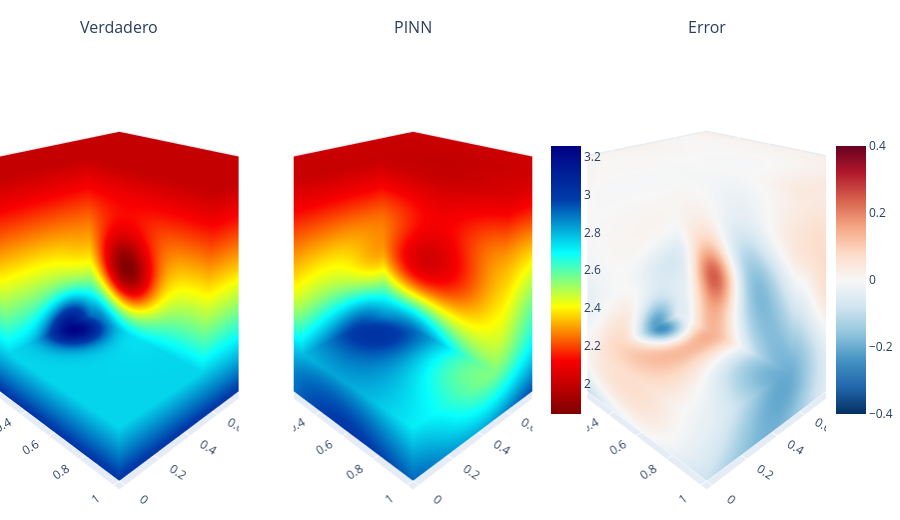

The notebook cell saved with this chart:
### Markdown cell above
## 6. Bloque 3D interactivo

Cubo con una esquina recortada: la cara vertical $y = 0.5$ atraviesa la anomalía lenta y el piso $z = 0.75$ muestra
la anomalía rápida. Se puede rotar con el ratón.

> GitHub no muestra gráficos interactivos al ver el cuaderno; para eso ejecútalo en Jupyter / VS Code / Colab
> o mira el sitio web.

### Code cell
import plotly.io as pio
pio.renderers.default = "plotly_mimetype+notebook_connected"  # Jupyter, VS Code y Colab
import plotly.graph_objects as go
from plotly.subplots import make_subplots
from scipy.interpolate import RegularGridInterpolator
from plot_block_3d import block_faces

CUT = (0.30, 0.50, 0.75)
panels = [("Verdadero", v_true, "Jet_r", v_true.min(), v_true.max()),
          ("PINN", v_inv, "Jet_r", v_true.min(), v_true.max()),
          ("Error", v_inv - v_true, "RdBu_r", -0.4, 0.4)]
fig = make_subplots(rows=1, cols=3, specs=[[{"type": "scene"}] * 3], subplot_titles=[p[0] for p in panels])
for k, (_, v, cs, lo, hi) in enumerate(panels):
    interp = RegularGridInterpolator((ax_km, ax_km, ax_km), v)
    for j, (x, y, z, c) in enumerate(block_faces(interp, CUT, n=41)):
        fig.add_trace(go.Surface(x=x, y=y, z=z, surfacecolor=c, colorscale=cs, cmin=lo, cmax=hi,
                                 showscale=(j == 0 and k > 0), lighting=dict(ambient=1, diffuse=0, specular=0),
                                 colorbar=dict(len=0.6, x=0.655 if k == 1 else 1.0)), row=1, col=k + 1)
scene = dict(zaxis=dict(range=[1, 0], title="z (km)"), xaxis_title="x (km)", yaxis_title="y (km)",
             aspectmode="cube", camera=dict(eye=dict(x=1.6, y=-1.6, z=1.1)))
fig.update_layout(scene=scene, scene2=scene, scene3=scene, height=520, margin=dict(l=0, r=0, t=40, b=0))
fig.show()

### Figure 1 — Plotly figure (JSON) as saved in the notebook; plotly's stock layout.template omitted (floating-point values rounded to 4 significant figures; data arrays with more than 128 entries replaced by an {"elided": "..."} marker saying what was removed)
{"data": [{"cmax": 3.258, "cmin": 1.838, "colorbar": {"len": 0.6, "x": 1.0}, "colorscale": [[0.0, "rgb(128,0,0)"], [0.2, "rgb(250,0,0)"], [0.4, "rgb(255,255,0)"], [0.6, "rgb(5,255,255)"], [0.8, "rgb(0,60,170)"], [1.0, "rgb(0,0,131)"]], "lighting": {"ambient": 1, "diffuse": 0, "specular": 0}, "scene": "scene", "showscale": false, "surfacecolor": {"elided": "42x13 float values"}, "type": "surface", "x": {"elided": "42x13 float values"}, "y": {"elided": "42x13 float values"}, "z": {"elided": "42x13 float values"}}, {"cmax": 3.258, "cmin": 1.838, "colorbar": {"len": 0.6, "x": 1.0}, "colorscale": [[0.0, "rgb(128,0,0)"], [0.2, "rgb(250,0,0)"], [0.4, "rgb(255,255,0)"], [0.6, "rgb(5,255,255)"], [0.8, "rgb(0,60,170)"], [1.0, "rgb(0,0,131)"]], "lighting": {"ambient": 1, "diffuse": 0, "specular": 0}, "scene": "scene", "showscale": false, "surfacecolor": {"elided": "21x30 float values"}, "type": "surface", "x": {"elided": "21x30 float values"}, "y": {"elided": "21x30 float values"}, "z": {"elided": "21x30 float values"}}, {"cmax": 3.258, "cmin": 1.838, "colorbar": {"len": 0.6, "x": 1.0}, "colorscale": [[0.0, "rgb(128,0,0)"], [0.2, "rgb(250,0,0)"], [0.4, "rgb(255,255,0)"], [0.6, "rgb(5,255,255)"], [0.8, "rgb(0,60,170)"], [1.0, "rgb(0,0,131)"]], "lighting": {"ambient": 1, "diffuse": 0, "specular": 0}, "scene": "scene", "showscale": false, "surfacecolor": {"elided": "42x13 float values"}, "type": "surface", "x": {"elided": "42x13 float values"}, "y": {"elided": "42x13 float values"}, "z": {"elided": "42x13 float values"}}, {"cmax": 3.258, "cmin": 1.838, "colorbar": {"len": 0.6, "x": 1.0}, "colorscale": [[0.0, "rgb(128,0,0)"], [0.2, "rgb(250,0,0)"], [0.4, "rgb(255,255,0)"], [0.6, "rgb(5,255,255)"], [0.8, "rgb(0,60,170)"], [1.0, "rgb(0,0,131)"]], "lighting": {"ambient": 1, "diffuse": 0, "specular": 0}, "scene": "scene", "showscale": false, "surfacecolor": {"elided": "11x30 float values"}, "type": "surface", "x": {"elided": "11x30 float values"}, "y": {"elided": "11x30 float values"}, "z": {"elided": "11x30 float values"}}, {"cmax": 3.258, "cmin": 1.838, "colorbar": {"len": 0.6, "x": 1.0}, "colorscale": [[0.0, "rgb(128,0,0)"], [0.2, "rgb(250,0,0)"], [0.4, "rgb(255,255,0)"], [0.6, "rgb(5,255,255)"], [0.8, "rgb(0,60,170)"], [1.0, "rgb(0,0,131)"]], "lighting": {"ambient": 1, "diffuse": 0, "specular": 0}, "scene": "scene", "showscale": false, "surfacecolor": {"elided": "42x21 float values"}, "type": "surface", "x": {"elided": "42x21 float values"}, "y": {"elided": "42x21 float values"}, "z": {"elided": "42x21 float values"}}, {"cmax": 3.258, "cmin": 1.838, "colorbar": {"len": 0.6, "x": 1.0}, "colorscale": [[0.0, "rgb(128,0,0)"], [0.2, "rgb(250,0,0)"], [0.4, "rgb(255,255,0)"], [0.6, "rgb(5,255,255)"], [0.8, "rgb(0,60,170)"], [1.0, "rgb(0,0,131)"]], "lighting": {"ambient": 1, "diffuse": 0, "specular": 0}, "scene": "scene", "showscale": false, "surfacecolor": {"elided": "11x21 float values"}, "type": "surface", "x": {"elided": "11x21 float values"}, "y": {"elided": "11x21 float values"}, "z": {"elided": "11x21 float values"}}, {"cmax": 3.258, "cmin": 1.838, "colorbar": {"len": 0.6, "x": 1.0}, "colorscale": [[0.0, "rgb(128,0,0)"], [0.2, "rgb(250,0,0)"], [0.4, "rgb(255,255,0)"], [0.6, "rgb(5,255,255)"], [0.8, "rgb(0,60,170)"], [1.0, "rgb(0,0,131)"]], "lighting": {"ambient": 1, "diffuse": 0, "specular": 0}, "scene": "scene", "showscale": false, "surfacecolor": {"elided": "42x42 float values"}, "type": "surface", "x": {"elided": "42x42 float values"}, "y": {"elided": "42x42 float values"}, "z": {"elided": "42x42 float values"}}, {"cmax": 3.258, "cmin": 1.838, "colorbar": {"len": 0.6, "x": 1.0}, "colorscale": [[0.0, "rgb(128,0,0)"], [0.2, "rgb(250,0,0)"], [0.4, "rgb(255,255,0)"], [0.6, "rgb(5,255,255)"], [0.8, "rgb(0,60,170)"], [1.0, "rgb(0,0,131)"]], "lighting": {"ambient": 1, "diffuse": 0, "specular": 0}, "scene": "scene", "showscale": false, "surfacecolor": {"elided": "42x42 float values"}, "type": "surface", "x": {"elided": "42x42 float values"}, "y": {"elided": "42x42 float values"}, "z": {"elided": "42x42 float values"}}, {"cmax": 3.258, "cmin": 1.838, "colorbar": {"len": 0.6, "x": 1.0}, "colorscale": [[0.0, "rgb(128,0,0)"], [0.2, "rgb(250,0,0)"], [0.4, "rgb(255,255,0)"], [0.6, "rgb(5,255,255)"], [0.8, "rgb(0,60,170)"], [1.0, "rgb(0,0,131)"]], "lighting": {"ambient": 1, "diffuse": 0, "specular": 0}, "scene": "scene", "showscale": false, "surfacecolor": {"elided": "42x42 float values"}, "type": "surface", "x": {"elided": "42x42 float values"}, "y": {"elided": "42x42 float values"}, "z": {"elided": "42x42 float values"}}, {"cmax": 3.258, "cmin": 1.838, "colorbar": {"len": 0.6, "x": 1.0}, "colorscale": [[0.0, "rgb(128,0,0)"], [0.2, "rgb(250,0,0)"], [0.4, "rgb(255,255,0)"], [0.6, "rgb(5,255,255)"], [0.8, "rgb(0,60,170)"], [1.0, "rgb(0,0,131)"]], "lighting": {"ambient": 1, "diffuse": 0, "specular": 0}, "scene": "scene", "showscale": false, "surfacecolor": {"elided": "21x30 float values"}, "type": "surface", "x": {"elided": "21x30 float values"}, "y": {"elided": "21x30 float values"}, "z": {"elided": "21x30 float values"}}, {"cmax": 3.258, "cmin": 1.838, "colorbar": {"len": 0.6, "x": 1.0}, "colorscale": [[0.0, "rgb(128,0,0)"], [0.2, "rgb(250,0,0)"], [0.4, "rgb(255,255,0)"], [0.6, "rgb(5,255,255)"], [0.8, "rgb(0,60,170)"], [1.0, "rgb(0,0,131)"]], "lighting": {"ambient": 1, "diffuse": 0, "specular": 0}, "scene": "scene", "showscale": false, "surfacecolor": {"elided": "32x21 float values"}, "type": "surface", "x": {"elided": "32x21 float values"}, "y": {"elided": "32x21 float values"}, "z": {"elided": "32x21 float values"}}, {"cmax": 3.258, "cmin": 1.838, "colorbar": {"len": 0.6, "x": 1.0}, "colorscale": [[0.0, "rgb(128,0,0)"], [0.2, "rgb(250,0,0)"], [0.4, "rgb(255,255,0)"], [0.6, "rgb(5,255,255)"], [0.8, "rgb(0,60,170)"], [1.0, "rgb(0,0,131)"]], "lighting": {"ambient": 1, "diffuse": 0, "specular": 0}, "scene": "scene", "showscale": false, "surfacecolor": {"elided": "32x30 float values"}, "type": "surface", "x": {"elided": "32x30 float values"}, "y": {"elided": "32x30 float values"}, "z": {"elided": "32x30 float values"}}, {"cmax": 3.258, "cmin": 1.838, "colorbar": {"len": 0.6, "x": 0.655}, "colorscale": [[0.0, "rgb(128,0,0)"], [0.2, "rgb(250,0,0)"], [0.4, "rgb(255,255,0)"], [0.6, "rgb(5,255,255)"], [0.8, "rgb(0,60,170)"], [1.0, "rgb(0,0,131)"]], "lighting": {"ambient": 1, "diffuse": 0, "specular": 0}, "scene": "scene2", "showscale": true, "surfacecolor": {"elided": "42x13 float values"}, "type": "surface", "x": {"elided": "42x13 float values"}, "y": {"elided": "42x13 float values"}, "z": {"elided": "42x13 float values"}}, {"cmax": 3.258, "cmin": 1.838, "colorbar": {"len": 0.6, "x": 0.655}, "colorscale": [[0.0, "rgb(128,0,0)"], [0.2, "rgb(250,0,0)"], [0.4, "rgb(255,255,0)"], [0.6, "rgb(5,255,255)"], [0.8, "rgb(0,60,170)"], [1.0, "rgb(0,0,131)"]], "lighting": {"ambient": 1, "diffuse": 0, "specular": 0}, "scene": "scene2", "showscale": false, "surfacecolor": {"elided": "21x30 float values"}, "type": "surface", "x": {"elided": "21x30 float values"}, "y": {"elided": "21x30 float values"}, "z": {"elided": "21x30 float values"}}, {"cmax": 3.258, "cmin": 1.838, "colorbar": {"len": 0.6, "x": 0.655}, "colorscale": [[0.0, "rgb(128,0,0)"], [0.2, "rgb(250,0,0)"], [0.4, "rgb(255,255,0)"], [0.6, "rgb(5,255,255)"], [0.8, "rgb(0,60,170)"], [1.0, "rgb(0,0,131)"]], "lighting": {"ambient": 1, "diffuse": 0, "specular": 0}, "scene": "scene2", "showscale": false, "surfacecolor": {"elided": "42x13 float values"}, "type": "surface", "x": {"elided": "42x13 float values"}, "y": {"elided": "42x13 float values"}, "z": {"elided": "42x13 float values"}}, {"cmax": 3.258, "cmin": 1.838, "colorbar": {"len": 0.6, "x": 0.655}, "colorscale": [[0.0, "rgb(128,0,0)"], [0.2, "rgb(250,0,0)"], [0.4, "rgb(255,255,0)"], [0.6, "rgb(5,255,255)"], [0.8, "rgb(0,60,170)"], [1.0, "rgb(0,0,131)"]], "lighting": {"ambient": 1, "diffuse": 0, "specular": 0}, "scene": "scene2", "showscale": false, "surfacecolor": {"elided": "11x30 float values"}, "type": "surface", "x": {"elided": "11x30 float values"}, "y": {"elided": "11x30 float values"}, "z": {"elided": "11x30 float values"}}, {"cmax": 3.258, "cmin": 1.838, "colorbar": {"len": 0.6, "x": 0.655}, "colorscale": [[0.0, "rgb(128,0,0)"], [0.2, "rgb(250,0,0)"], [0.4, "rgb(255,255,0)"], [0.6, "rgb(5,255,255)"], [0.8, "rgb(0,60,170)"], [1.0, "rgb(0,0,131)"]], "lighting": {"ambient": 1, "diffuse": 0, "specular": 0}, "scene": "scene2", "showscale": false, "surfacecolor": {"elided": "42x21 float values"}, "type": "surface", "x": {"elided": "42x21 float values"}, "y": {"elided": "42x21 float values"}, "z": {"elided": "42x21 float values"}}, {"cmax": 3.258, "cmin": 1.838, "colorbar": {"len": 0.6, "x": 0.655}, "colorscale": [[0.0, "rgb(128,0,0)"], [0.2, "rgb(250,0,0)"], [0.4, "rgb(255,255,0)"], [0.6, "rgb(5,255,255)"], [0.8, "rgb(0,60,170)"], [1.0, "rgb(0,0,131)"]], "lighting": {"ambient": 1, "diffuse": 0, "specular": 0}, "scene": "scene2", "showscale": false, "surfacecolor": {"elided": "11x21 float values"}, "type": "surface", "x": {"elided": "11x21 float values"}, "y": {"elided": "11x21 float values"}, "z": {"elided": "11x21 float values"}}, {"cmax": 3.258, "cmin": 1.838, "colorbar": {"len": 0.6, "x": 0.655}, "colorscale": [[0.0, "rgb(128,0,0)"], [0.2, "rgb(250,0,0)"], [0.4, "rgb(255,255,0)"], [0.6, "rgb(5,255,255)"], [0.8, "rgb(0,60,170)"], [1.0, "rgb(0,0,131)"]], "lighting": {"ambient": 1, "diffuse": 0, "specular": 0}, "scene": "scene2", "showscale": false, "surfacecolor": {"elided": "42x42 float values"}, "type": "surface", "x": {"elided": "42x42 float values"}, "y": {"elided": "42x42 float values"}, "z": {"elided": "42x42 float values"}}, {"cmax": 3.258, "cmin": 1.838, "colorbar": {"len": 0.6, "x": 0.655}, "colorscale": [[0.0, "rgb(128,0,0)"], [0.2, "rgb(250,0,0)"], [0.4, "rgb(255,255,0)"], [0.6, "rgb(5,255,255)"], [0.8, "rgb(0,60,170)"], [1.0, "rgb(0,0,131)"]], "lighting": {"ambient": 1, "diffuse": 0, "specular": 0}, "scene": "scene2", "showscale": false, "surfacecolor": {"elided": "42x42 float values"}, "type": "surface", "x": {"elided": "42x42 float values"}, "y": {"elided": "42x42 float values"}, "z": {"elided": "42x42 float values"}}, {"cmax": 3.258, "cmin": 1.838, "colorbar": {"len": 0.6, "x": 0.655}, "colorscale": [[0.0, "rgb(128,0,0)"], [0.2, "rgb(250,0,0)"], [0.4, "rgb(255,255,0)"], [0.6, "rgb(5,255,255)"], [0.8, "rgb(0,60,170)"], [1.0, "rgb(0,0,131)"]], "lighting": {"ambient": 1, "diffuse": 0, "specular": 0}, "scene": "scene2", "showscale": false, "surfacecolor": {"elided": "42x42 float values"}, "type": "surface", "x": {"elided": "42x42 float values"}, "y": {"elided": "42x42 float values"}, "z": {"elided": "42x42 float values"}}, {"cmax": 3.258, "cmin": 1.838, "colorbar": {"len": 0.6, "x": 0.655}, "colorscale": [[0.0, "rgb(128,0,0)"], [0.2, "rgb(250,0,0)"], [0.4, "rgb(255,255,0)"], [0.6, "rgb(5,255,255)"], [0.8, "rgb(0,60,170)"], [1.0, "rgb(0,0,131)"]], "lighting": {"ambient": 1, "diffuse": 0, "specular": 0}, "scene": "scene2", "showscale": false, "surfacecolor": {"elided": "21x30 float values"}, "type": "surface", "x": {"elided": "21x30 float values"}, "y": {"elided": "21x30 float values"}, "z": {"elided": "21x30 float values"}}, {"cmax": 3.258, "cmin": 1.838, "colorbar": {"len": 0.6, "x": 0.655}, "colorscale": [[0.0, "rgb(128,0,0)"], [0.2, "rgb(250,0,0)"], [0.4, "rgb(255,255,0)"], [0.6, "rgb(5,255,255)"], [0.8, "rgb(0,60,170)"], [1.0, "rgb(0,0,131)"]], "lighting": {"ambient": 1, "diffuse": 0, "specular": 0}, "scene": "scene2", "showscale": false, "surfacecolor": {"elided": "32x21 float values"}, "type": "surface", "x": {"elided": "32x21 float values"}, "y": {"elided": "32x21 float values"}, "z": {"elided": "32x21 float values"}}, {"cmax": 3.258, "cmin": 1.838, "colorbar": {"len": 0.6, "x": 0.655}, "colorscale": [[0.0, "rgb(128,0,0)"], [0.2, "rgb(250,0,0)"], [0.4, "rgb(255,255,0)"], [0.6, "rgb(5,255,255)"], [0.8, "rgb(0,60,170)"], [1.0, "rgb(0,0,131)"]], "lighting": {"ambient": 1, "diffuse": 0, "specular": 0}, "scene": "scene2", "showscale": false, "surfacecolor": {"elided": "32x30 float values"}, "type": "surface", "x": {"elided": "32x30 float values"}, "y": {"elided": "32x30 float values"}, "z": {"elided": "32x30 float values"}}, {"cmax": 0.4, "cmin": -0.4, "colorbar": {"len": 0.6, "x": 1.0}, "colorscale": [[0.0, "rgb(5,48,97)"], [0.1, "rgb(33,102,172)"], [0.2, "rgb(67,147,195)"], [0.3, "rgb(146,197,222)"], [0.4, "rgb(209,229,240)"], [0.5, "rgb(247,247,247)"], [0.6, "rgb(253,219,199)"], [0.7, "rgb(244,165,130)"], [0.8, "rgb(214,96,77)"], [0.9, "rgb(178,24,43)"], [1.0, "rgb(103,0,31)"]], "lighting": {"ambient": 1, "diffuse": 0, "specular": 0}, "scene": "scene3", "showscale": true, "surfacecolor": {"elided": "42x13 float values"}, "type": "surface", "x": {"elided": "42x13 float values"}, "y": {"elided": "42x13 float values"}, "z": {"elided": "42x13 float values"}}, {"cmax": 0.4, "cmin": -0.4, "colorbar": {"len": 0.6, "x": 1.0}, "colorscale": [[0.0, "rgb(5,48,97)"], [0.1, "rgb(33,102,172)"], [0.2, "rgb(67,147,195)"], [0.3, "rgb(146,197,222)"], [0.4, "rgb(209,229,240)"], [0.5, "rgb(247,247,247)"], [0.6, "rgb(253,219,199)"], [0.7, "rgb(244,165,130)"], [0.8, "rgb(214,96,77)"], [0.9, "rgb(178,24,43)"], [1.0, "rgb(103,0,31)"]], "lighting": {"ambient": 1, "diffuse": 0, "specular": 0}, "scene": "scene3", "showscale": false, "surfacecolor": {"elided": "21x30 float values"}, "type": "surface", "x": {"elided": "21x30 float values"}, "y": {"elided": "21x30 float values"}, "z": {"elided": "21x30 float values"}}, {"cmax": 0.4, "cmin": -0.4, "colorbar": {"len": 0.6, "x": 1.0}, "colorscale": [[0.0, "rgb(5,48,97)"], [0.1, "rgb(33,102,172)"], [0.2, "rgb(67,147,195)"], [0.3, "rgb(146,197,222)"], [0.4, "rgb(209,229,240)"], [0.5, "rgb(247,247,247)"], [0.6, "rgb(253,219,199)"], [0.7, "rgb(244,165,130)"], [0.8, "rgb(214,96,77)"], [0.9, "rgb(178,24,43)"], [1.0, "rgb(103,0,31)"]], "lighting": {"ambient": 1, "diffuse": 0, "specular": 0}, "scene": "scene3", "showscale": false, "surfacecolor": {"elided": "42x13 float values"}, "type": "surface", "x": {"elided": "42x13 float values"}, "y": {"elided": "42x13 float values"}, "z": {"elided": "42x13 float values"}}, {"cmax": 0.4, "cmin": -0.4, "colorbar": {"len": 0.6, "x": 1.0}, "colorscale": [[0.0, "rgb(5,48,97)"], [0.1, "rgb(33,102,172)"], [0.2, "rgb(67,147,195)"], [0.3, "rgb(146,197,222)"], [0.4, "rgb(209,229,240)"], [0.5, "rgb(247,247,247)"], [0.6, "rgb(253,219,199)"], [0.7, "rgb(244,165,130)"], [0.8, "rgb(214,96,77)"], [0.9, "rgb(178,24,43)"], [1.0, "rgb(103,0,31)"]], "lighting": {"ambient": 1, "diffuse": 0, "specular": 0}, "scene": "scene3", "showscale": false, "surfacecolor": {"elided": "11x30 float values"}, "type": "surface", "x": {"elided": "11x30 float values"}, "y": {"elided": "11x30 float values"}, "z": {"elided": "11x30 float values"}}, {"cmax": 0.4, "cmin": -0.4, "colorbar": {"len": 0.6, "x": 1.0}, "colorscale": [[0.0, "rgb(5,48,97)"], [0.1, "rgb(33,102,172)"], [0.2, "rgb(67,147,195)"], [0.3, "rgb(146,197,222)"], [0.4, "rgb(209,229,240)"], [0.5, "rgb(247,247,247)"], [0.6, "rgb(253,219,199)"], [0.7, "rgb(244,165,130)"], [0.8, "rgb(214,96,77)"], [0.9, "rgb(178,24,43)"], [1.0, "rgb(103,0,31)"]], "lighting": {"ambient": 1, "diffuse": 0, "specular": 0}, "scene": "scene3", "showscale": false, "surfacecolor": {"elided": "42x21 float values"}, "type": "surface", "x": {"elided": "42x21 float values"}, "y": {"elided": "42x21 float values"}, "z": {"elided": "42x21 float values"}}, {"cmax": 0.4, "cmin": -0.4, "colorbar": {"len": 0.6, "x": 1.0}, "colorscale": [[0.0, "rgb(5,48,97)"], [0.1, "rgb(33,102,172)"], [0.2, "rgb(67,147,195)"], [0.3, "rgb(146,197,222)"], [0.4, "rgb(209,229,240)"], [0.5, "rgb(247,247,247)"], [0.6, "rgb(253,219,199)"], [0.7, "rgb(244,165,130)"], [0.8, "rgb(214,96,77)"], [0.9, "rgb(178,24,43)"], [1.0, "rgb(103,0,31)"]], "lighting": {"ambient": 1, "diffuse": 0, "specular": 0}, "scene": "scene3", "showscale": false, "surfacecolor": {"elided": "11x21 float values"}, "type": "surface", "x": {"elided": "11x21 float values"}, "y": {"elided": "11x21 float values"}, "z": {"elided": "11x21 float values"}}, {"cmax": 0.4, "cmin": -0.4, "colorbar": {"len": 0.6, "x": 1.0}, "colorscale": [[0.0, "rgb(5,48,97)"], [0.1, "rgb(33,102,172)"], [0.2, "rgb(67,147,195)"], [0.3, "rgb(146,197,222)"], [0.4, "rgb(209,229,240)"], [0.5, "rgb(247,247,247)"], [0.6, "rgb(253,219,199)"], [0.7, "rgb(244,165,130)"], [0.8, "rgb(214,96,77)"], [0.9, "rgb(178,24,43)"], [1.0, "rgb(103,0,31)"]], "lighting": {"ambient": 1, "diffuse": 0, "specular": 0}, "scene": "scene3", "showscale": false, "surfacecolor": {"elided": "42x42 float values"}, "type": "surface", "x": {"elided": "42x42 float values"}, "y": {"elided": "42x42 float values"}, "z": {"elided": "42x42 float values"}}, {"cmax": 0.4, "cmin": -0.4, "colorbar": {"len": 0.6, "x": 1.0}, "colorscale": [[0.0, "rgb(5,48,97)"], [0.1, "rgb(33,102,172)"], [0.2, "rgb(67,147,195)"], [0.3, "rgb(146,197,222)"], [0.4, "rgb(209,229,240)"], [0.5, "rgb(247,247,247)"], [0.6, "rgb(253,219,199)"], [0.7, "rgb(244,165,130)"], [0.8, "rgb(214,96,77)"], [0.9, "rgb(178,24,43)"], [1.0, "rgb(103,0,31)"]], "lighting": {"ambient": 1, "diffuse": 0, "specular": 0}, "scene": "scene3", "showscale": false, "surfacecolor": {"elided": "42x42 float values"}, "type": "surface", "x": {"elided": "42x42 float values"}, "y": {"elided": "42x42 float values"}, "z": {"elided": "42x42 float values"}}, {"cmax": 0.4, "cmin": -0.4, "colorbar": {"len": 0.6, "x": 1.0}, "colorscale": [[0.0, "rgb(5,48,97)"], [0.1, "rgb(33,102,172)"], [0.2, "rgb(67,147,195)"], [0.3, "rgb(146,197,222)"], [0.4, "rgb(209,229,240)"], [0.5, "rgb(247,247,247)"], [0.6, "rgb(253,219,199)"], [0.7, "rgb(244,165,130)"], [0.8, "rgb(214,96,77)"], [0.9, "rgb(178,24,43)"], [1.0, "rgb(103,0,31)"]], "lighting": {"ambient": 1, "diffuse": 0, "specular": 0}, "scene": "scene3", "showscale": false, "surfacecolor": {"elided": "42x42 float values"}, "type": "surface", "x": {"elided": "42x42 float values"}, "y": {"elided": "42x42 float values"}, "z": {"elided": "42x42 float values"}}, {"cmax": 0.4, "cmin": -0.4, "colorbar": {"len": 0.6, "x": 1.0}, "colorscale": [[0.0, "rgb(5,48,97)"], [0.1, "rgb(33,102,172)"], [0.2, "rgb(67,147,195)"], [0.3, "rgb(146,197,222)"], [0.4, "rgb(209,229,240)"], [0.5, "rgb(247,247,247)"], [0.6, "rgb(253,219,199)"], [0.7, "rgb(244,165,130)"], [0.8, "rgb(214,96,77)"], [0.9, "rgb(178,24,43)"], [1.0, "rgb(103,0,31)"]], "lighting": {"ambient": 1, "diffuse": 0, "specular": 0}, "scene": "scene3", "showscale": false, "surfacecolor": {"elided": "21x30 float values"}, "type": "surface", "x": {"elided": "21x30 float values"}, "y": {"elided": "21x30 float values"}, "z": {"elided": "21x30 float values"}}, {"cmax": 0.4, "cmin": -0.4, "colorbar": {"len": 0.6, "x": 1.0}, "colorscale": [[0.0, "rgb(5,48,97)"], [0.1, "rgb(33,102,172)"], [0.2, "rgb(67,147,195)"], [0.3, "rgb(146,197,222)"], [0.4, "rgb(209,229,240)"], [0.5, "rgb(247,247,247)"], [0.6, "rgb(253,219,199)"], [0.7, "rgb(244,165,130)"], [0.8, "rgb(214,96,77)"], [0.9, "rgb(178,24,43)"], [1.0, "rgb(103,0,31)"]], "lighting": {"ambient": 1, "diffuse": 0, "specular": 0}, "scene": "scene3", "showscale": false, "surfacecolor": {"elided": "32x21 float values"}, "type": "surface", "x": {"elided": "32x21 float values"}, "y": {"elided": "32x21 float values"}, "z": {"elided": "32x21 float values"}}, {"cmax": 0.4, "cmin": -0.4, "colorbar": {"len": 0.6, "x": 1.0}, "colorscale": [[0.0, "rgb(5,48,97)"], [0.1, "rgb(33,102,172)"], [0.2, "rgb(67,147,195)"], [0.3, "rgb(146,197,222)"], [0.4, "rgb(209,229,240)"], [0.5, "rgb(247,247,247)"], [0.6, "rgb(253,219,199)"], [0.7, "rgb(244,165,130)"], [0.8, "rgb(214,96,77)"], [0.9, "rgb(178,24,43)"], [1.0, "rgb(103,0,31)"]], "lighting": {"ambient": 1, "diffuse": 0, "specular": 0}, "scene": "scene3", "showscale": false, "surfacecolor": {"elided": "32x30 float values"}, "type": "surface", "x": {"elided": "32x30 float values"}, "y": {"elided": "32x30 float values"}, "z": {"elided": "32x30 float values"}}], "layout": {"annotations": [{"font": {"size": 16}, "showarrow": false, "text": "Verdadero", "x": 0.1444, "xanchor": "center", "xref": "paper", "y": 1.0, "yanchor": "bottom", "yref": "paper"}, {"font": {"size": 16}, "showarrow": false, "text": "PINN", "x": 0.5, "xanchor": "center", "xref": "paper", "y": 1.0, "yanchor": "bottom", "yref": "paper"}, {"font": {"size": 16}, "showarrow": false, "text": "Error", "x": 0.8556, "xanchor": "center", "xref": "paper", "y": 1.0, "yanchor": "bottom", "yref": "paper"}], "height": 520, "margin": {"b": 0, "l": 0, "r": 0, "t": 40}, "scene": {"aspectmode": "cube", "camera": {"eye": {"x": 1.6, "y": -1.6, "z": 1.1}}, "domain": {"x": [0.0, 0.2889], "y": [0.0, 1.0]}, "xaxis": {"title": {"text": "x (km)"}}, "yaxis": {"title": {"text": "y (km)"}}, "zaxis": {"range": [1, 0], "title": {"text": "z (km)"}}}, "scene2": {"aspectmode": "cube", "camera": {"eye": {"x": 1.6, "y": -1.6, "z": 1.1}}, "domain": {"x": [0.3556, 0.6444], "y": [0.0, 1.0]}, "xaxis": {"title": {"text": "x (km)"}}, "yaxis": {"title": {"text": "y (km)"}}, "zaxis": {"range": [1, 0], "title": {"text": "z (km)"}}}, "scene3": {"aspectmode": "cube", "camera": {"eye": {"x": 1.6, "y": -1.6, "z": 1.1}}, "domain": {"x": [0.7111, 1.0], "y": [0.0, 1.0]}, "xaxis": {"title": {"text": "x (km)"}}, "yaxis": {"title": {"text": "y (km)"}}, "zaxis": {"range": [1, 0], "title": {"text": "z (km)"}}}}}
